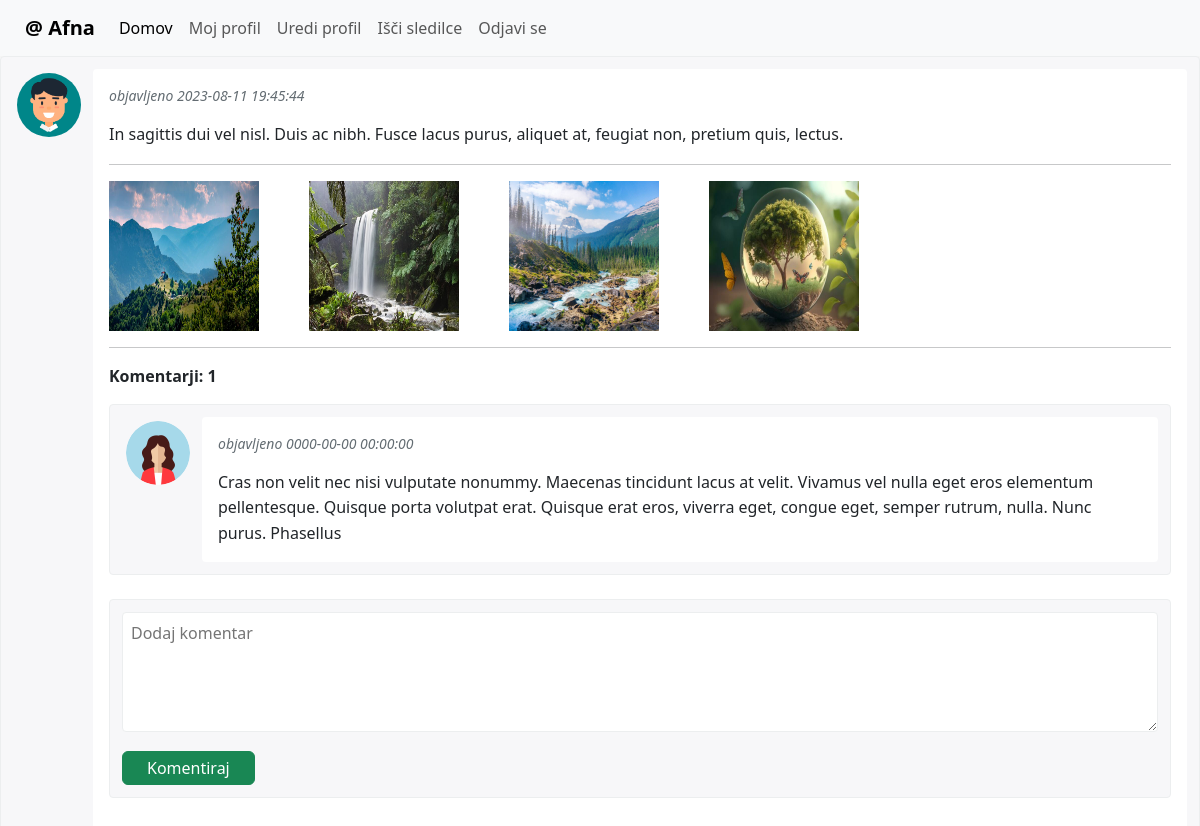
The app's page /post.php?id=1823 (signed in) with its own data.
### tables this page shows
CREATE TABLE `tab_comments` (
  `id` int(11) NOT NULL COMMENT 'Enolični identifikator komentarja',
  `content` text DEFAULT NULL COMMENT 'Vsebina komentarja',
  `date_add` datetime DEFAULT NULL COMMENT 'Časovna značka, kdaj je bil komentar napisan',
  `post_id` int(11) DEFAULT NULL COMMENT 'ID objave, na katero se nanaša komentar',
  `user_id` int(11) DEFAULT NULL COMMENT 'ID uporabnika, ki je napisal komentar'
);

### post.php (the view, shortened to what this page needs)
<?php
include_once 'header.php';
include_once 'db.php';
?>
<?php
    $query = "select *
                from v_posts
                where id = ?";
    $stmt = $pdo->prepare($query);
    $stmt->execute([$_GET['id']]);
    while ($post = $stmt->fetch()) {
?>
<link href="css/main.css" rel="stylesheet">
<div class="stream-post">
    <div class="sp-author">
        <a href="user.php?user_id=<?php echo $post['user_id']; ?>" class="sp-author-avatar"><img src="<?php echo $post['profile_pic']; ?>" alt=""></a>
        <h6 class="sp-author-name"><a href="#"><?php echo $post['first_name'] . ' ' . $post['last_name']?></a></h6></div>
    <div class="sp-content">
        <div class="sp-info">objavljeno <?php echo $post['date_add']; ?></div>
        <p class="sp-paragraph mb-0"><?php echo $post['description']; ?></p>
        <hr />
        <div style="display:flex;gap:50px;flex-wrap:wrap;">
            <?php
                $query = "select *
                            from tab_pictures
                            where post_id = ? limit 5";
                $stmt = $pdo->prepare($query);
                $stmt->execute([$post['id']]);
                while ($post_pic = $stmt->fetch()) {
                    echo '<img src="'.$post_pic['url'].'" width=150 height=150>';
                }
            ?>
        </div>
        <hr />
        <p style="font-weight:bold;">Komentarji: <?php echo $post['num_comments']; ?></p>
        <?php
            $query = "select a.content, b.first_name, b.last_name, a.date_add, b.id user_id, profile_picture(b.id) user_pic
                        from tab_comments a
                        join tab_users b
                          on a.user_id = b.id
                       where post_id = ?
                       order by date_add desc";
            $stmt = $pdo->prepare($query);
            $stmt->execute([$_GET['id']]);
            while ($comment = $stmt->fetch()) {
        ?>
        <div class="stream-post">
            <div class="sp-author">
                <a href="<?php echo 'user.php?user_id='.$comment['user_id'] ?>" class="sp-author-avatar"><img src="<?php echo $comment['user_pic']; ?>" alt=""></a>
                <h6 class="sp-author-name"><a href="user.php?id=<?php echo $comment['user_id']; ?>"><?php echo $comment['first_name'] . ' ' . $comment['last_name']; ?></a></h6></div>
            <div class="sp-content">
                <div class="sp-info">objavljeno <?php echo $comment['date_add']; ?></div>
                <p class="sp-paragraph mb-0"><?php echo $comment['content']; ?></p>
            </div>
        </div>
        <?php } ?>
        <form action="comment_insert.php" method="post">
            <div class="post-editor">
                <textarea name="comment_content" id="post-field" class="post-field" placeholder="Dodaj komentar"></textarea>
                <div class="d-flex">
                    <button style="margin-top:5px;"class="btn btn-success px-4 py-1" type="submit">Komentiraj</button>
                </div>
            </div>
        </form>
    </div>
</div>
<?php } ?>

### css/main.css (style rules this page uses)
.post-editor, .stream-post { padding: .75rem; background: #f7f7f9; border: 1px solid #eceeef; border-radius: .25rem; margin-bottom: 1.5rem }
.post-editor .post-field { width: 100%; height: 120px; resize: vertical; border-radius: .25rem; margin-bottom: .5rem; padding: .5rem; border-color: #eceeef }
.stream-post { position: relative }
.sp-author { display: -webkit-box; display: -ms-flexbox; display: flex }
.sp-author .sp-author-avatar { display: inline-block; height: 64px; width: 64px; margin-right: 16px }
.sp-author .sp-author-avatar img { width: 100%; height: 100%; border-radius: 50% }
@media (min-width:992px) { .sp-author { position: absolute; width: 100%; left: 1rem; top: 1rem } }
.sp-content { position: relative; border-radius: .25rem; background: #fff; padding: 1rem; margin-top: 1rem }
.sp-content .sp-info { font-size: .875rem; color: #636c72; position: absolute; top: -3rem; left: 80px }
.sp-content .sp-paragraph { font-size: 1rem; line-height: 1.6; margin-bottom: 1rem }
.sp-content .sp-paragraph:last-child { margin-bottom: 0 }
@media (min-width:992px) { .sp-content { margin-left: 80px; margin-top: 0 } }
@media (min-width:992px) { .sp-content .sp-info { position: static; font-style: italic; margin-bottom: 1rem } }

### records on screen
tab_comments: date_add "0000-00-00 00:00:00", content "Cras non velit nec nisi vulputate nonummy. Maecenas tincidunt lacus at velit. Vivamus vel nulla eget eros elementum pellentesque. Quisque porta volutpat erat. Quisque erat eros, viverra eget, congue eget, semper rutrum, nulla. Nunc purus. Phasellus"

### other values on screen
$post['date_add'] "2023-08-11 19:45:44"
$post['description'] "In sagittis dui vel nisl. Duis ac nibh. Fusce lacus purus, aliquet at, feugiat non, pretium quis, lectus."
$post['num_comments'] "1"
